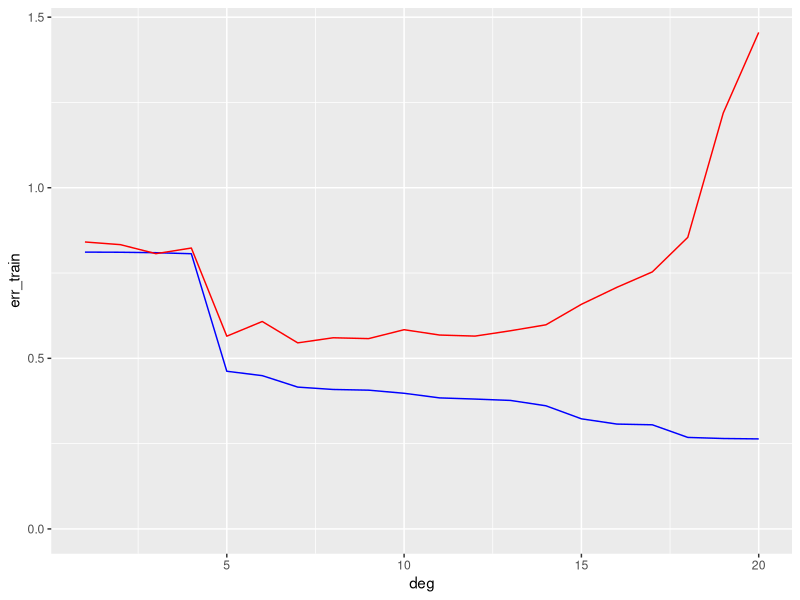

Source code (R):

library(ggplot2)
set.seed(123)

n <- 30
sigma <- 0.5     

x <- seq(from = 0, to = 4*pi, length = n)     # x
y <- sin(x) + rnorm(n, sd = sigma)            # y = f(x) + eps

d_err <- data.frame()
for (deg in 1:20) {
  
dpoly_xy <- data.frame(poly(x,deg), y)        # expand x poly
md <- lm(y ~ ., dpoly_xy)                     # f^ 

err_train <- sqrt(mean((y - predict(md, dpoly_xy))^2))    

# test set:
n_test <- 1000
x_test <- runif(n_test, min = 0, max = 4*pi)       
y_test <- sin(x_test) + rnorm(n_test, sd = sigma)
dpoly_xtest <- data.frame(predict(poly(x,deg),x_test))    # expand x_test poly 

err_test <- sqrt(mean((y_test - predict(md, dpoly_xtest))^2))

d_err <- rbind(d_err, data.frame(deg, err_train, err_test))
}

ggplot(d_err) + geom_line(aes(x = deg, y = err_train), color = "blue") +
  geom_line(aes(x = deg, y = err_test, ymin = 0), color = "red")


